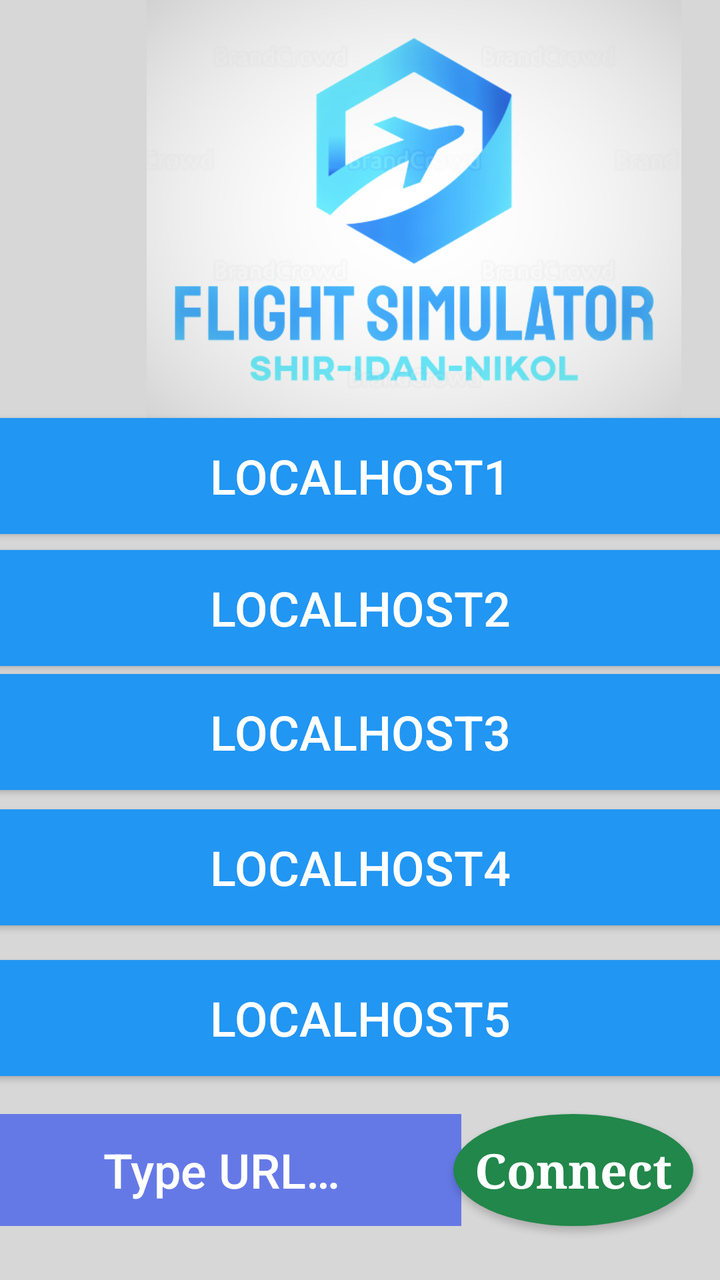
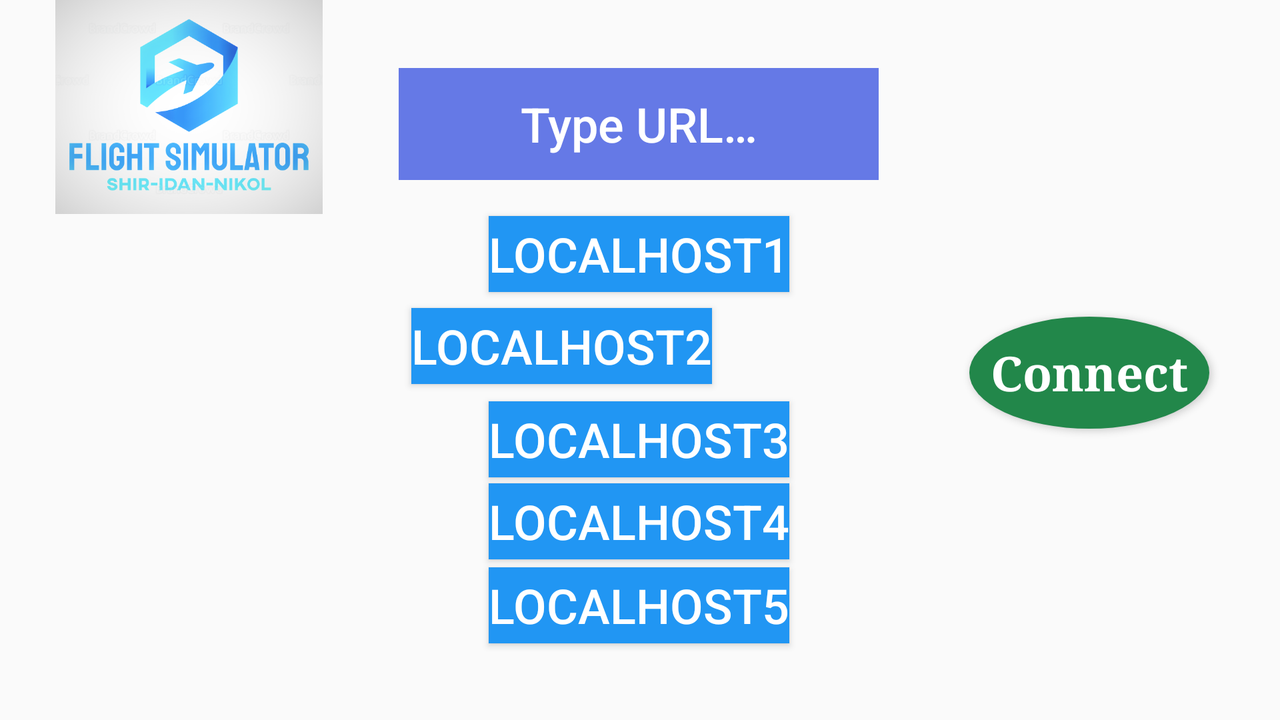

Two renders of one Android screen. The first uses the default layout on a phone; the second uses the alternative layout the repository ships for a different screen configuration, on a matching device. The two XML files are below.
<!-- AndroidManifest.xml: application theme AppTheme -->
<!-- res/layout/activity_main.xml -->
<?xml version="1.0" encoding="utf-8"?>
<androidx.constraintlayout.widget.ConstraintLayout xmlns:android="http://schemas.android.com/apk/res/android"
    xmlns:app="http://schemas.android.com/apk/res-auto"
    xmlns:tools="http://schemas.android.com/tools"
    android:layout_width="match_parent"
    android:layout_height="match_parent"
    android:background="		#d7d7d7"
    app:layout_constraintCircleAngle="150"
    tools:context=".MainActivity">

    <Button
        android:id="@+id/connectButton"
        android:layout_width="120dp"
        android:layout_height="56dp"
        android:background="@drawable/round_button"
        android:fontFamily="serif"
        android:gravity="center_vertical|center_horizontal"
        android:lineSpacingExtra="8sp"
        android:text="@string/connect"
        android:textAppearance="@style/TextAppearance.AppCompat.Large"
        android:textColor="#FFFFFF"
        android:textSize="24sp"
        android:textStyle="bold"
        app:layout_constraintBottom_toBottomOf="parent"
        app:layout_constraintCircleAngle="80"
        app:layout_constraintEnd_toEndOf="parent"
        app:layout_constraintHorizontal_bias="0.945"
        app:layout_constraintRight_toRightOf="parent"
        app:layout_constraintStart_toStartOf="parent"
        app:layout_constraintTop_toTopOf="parent"
        app:layout_constraintVertical_bias="0.954" />

    <EditText
        android:id="@+id/typeUrl"
        android:layout_width="240dp"
        android:layout_height="56dp"
        android:autofillHints=""
        android:background="#6579E6"
        android:contentDescription="@string/type_url"
        android:fontFamily="sans-serif-medium"
        android:gravity="center"
        android:importantForAccessibility="auto"
        android:inputType="textUri|none|textNoSuggestions"
        android:text="@string/type_url"
        android:textColor="#FFFFFF"
        android:textSize="24sp"
        android:visibility="visible"
        app:layout_constraintBottom_toBottomOf="parent"
        app:layout_constraintCircleAngle="100"
        app:layout_constraintEnd_toStartOf="@+id/connectButton"
        app:layout_constraintHorizontal_bias="0.742"
        app:layout_constraintStart_toStartOf="parent"
        app:layout_constraintTop_toTopOf="parent"
        app:layout_constraintVertical_bias="0.954"
        tools:ignore="LabelFor"
        tools:visibility="visible" />

    <ImageView
        android:id="@+id/imageView"
        android:layout_width="414dp"
        android:layout_height="214dp"
        android:contentDescription="@string/logo"
        app:layout_constraintBottom_toBottomOf="parent"
        app:layout_constraintEnd_toEndOf="parent"
        app:layout_constraintHorizontal_bias="0.0"
        app:layout_constraintStart_toStartOf="parent"
        app:layout_constraintTop_toTopOf="parent"
        app:layout_constraintVertical_bias="0.0"
        app:srcCompat="@drawable/large" />

    <RelativeLayout
        android:id="@+id/addresses_confirm_root_view"
        android:layout_width="match_parent"
        android:layout_height="match_parent"
        tools:layout_editor_absoluteX="3dp"
        tools:layout_editor_absoluteY="-38dp" />

    <Button
        android:id="@+id/localHost4"
        android:layout_width="364dp"
        android:layout_height="58dp"
        android:background="#2196F3"
        android:text="@string/localHost4"
        android:textColor="#FFFFFF"
        android:textSize="24sp"
        app:layout_constraintBottom_toBottomOf="parent"
        app:layout_constraintEnd_toEndOf="parent"
        app:layout_constraintHorizontal_bias="0.617"
        app:layout_constraintStart_toStartOf="parent"
        app:layout_constraintTop_toBottomOf="@+id/localHost3"
        app:layout_constraintVertical_bias="0.052"
        tools:visibility="visible" />

    <Button
        android:id="@+id/localHost1"
        android:layout_width="364dp"
        android:layout_height="58dp"
        android:background="#2196F3"
        android:text="@string/localHost1"
        android:textColor="#FFFFFF"
        android:textSize="24sp"
        app:layout_constraintBottom_toBottomOf="parent"
        app:layout_constraintEnd_toEndOf="parent"
        app:layout_constraintHorizontal_bias="0.617"
        app:layout_constraintStart_toStartOf="parent"
        app:layout_constraintTop_toTopOf="parent"
        app:layout_constraintVertical_bias="0.359"
        tools:visibility="visible" />

    <Button
        android:id="@+id/localHost2"
        android:layout_width="364dp"
        android:layout_height="58dp"
        android:layout_marginTop="8dp"
        android:background="#2196F3"
        android:text="@string/localHost2"
        android:textColor="#FFFFFF"
        android:textSize="24sp"
        app:layout_constraintBottom_toBottomOf="parent"
        app:layout_constraintEnd_toEndOf="parent"
        app:layout_constraintHorizontal_bias="0.617"
        app:layout_constraintStart_toStartOf="parent"
        app:layout_constraintTop_toBottomOf="@+id/localHost1"
        app:layout_constraintVertical_bias="0.0"
        tools:visibility="visible" />

    <Button
        android:id="@+id/localHost3"
        android:layout_width="364dp"
        android:layout_height="58dp"
        android:background="#2196F3"
        android:text="@string/localHost3"
        android:textColor="#FFFFFF"
        android:textSize="24sp"
        app:layout_constraintBottom_toBottomOf="parent"
        app:layout_constraintEnd_toEndOf="parent"
        app:layout_constraintHorizontal_bias="0.617"
        app:layout_constraintStart_toStartOf="parent"
        app:layout_constraintTop_toBottomOf="@+id/localHost2"
        app:layout_constraintVertical_bias="0.016"
        tools:visibility="visible" />

    <Button
        android:id="@+id/localHost5"
        android:layout_width="364dp"
        android:layout_height="58dp"
        android:background="#2196F3"
        android:text="@string/localHost5"
        android:textColor="#FFFFFF"
        android:textSize="24sp"
        app:layout_constraintBottom_toBottomOf="parent"
        app:layout_constraintEnd_toEndOf="parent"
        app:layout_constraintHorizontal_bias="0.617"
        app:layout_constraintStart_toStartOf="parent"
        app:layout_constraintTop_toBottomOf="@+id/localHost4"
        app:layout_constraintVertical_bias="0.146"
        tools:visibility="visible" />

</androidx.constraintlayout.widget.ConstraintLayout>
<!-- resources referenced by this layout -->
<resources>
  <!-- drawable large: png bitmap (drawable, 95982 bytes) -->
  <!-- drawable round_button (drawable-v24) -->
  <?xml version="1.0" encoding="utf-8"?>
  <selector xmlns:android="http://schemas.android.com/apk/res/android">
      <item android:state_pressed="true" >
          <shape android:shape="oval">
              <solid android:color="#FFFFFF"/>
              <size android:width="120dp" android:height="120dp"/>
          </shape>
      </item>
      <item android:state_focused="true">
          <shape android:shape="oval">
              <solid android:color="#FFFFFF"/>
              <size android:width="120dp" android:height="120dp"/>
          </shape>
      </item>
      <item >
          <shape android:shape="oval">
              <solid android:color="#22874a"/>
              <size android:width="120dp" android:height="120dp"/>
          </shape>
      </item>
  </selector>
  <string name="connect">Connect</string>
  <string name="localHost1">localHost1</string>
  <string name="localHost2">localHost2</string>
  <string name="localHost3">localHost3</string>
  <string name="localHost4">localHost4</string>
  <string name="localHost5">localHost5</string>
  <string name="logo">logo</string>
  <string name="type_url">Type URL…</string>
  <style name="AppTheme" parent="Theme.AppCompat.Light.DarkActionBar">
          
          <item name="colorPrimary">@color/colorPrimary</item>
          <item name="colorPrimaryDark">@color/colorPrimaryDark</item>
          <item name="colorAccent">@color/colorAccent</item>
      </style>
</resources>
<!-- res/layout-land/activity_main.xml (the repository's variant of the layout above) -->
<!-- drawn on the phone turned sideways -->
<?xml version="1.0" encoding="utf-8"?>
<androidx.constraintlayout.widget.ConstraintLayout xmlns:android="http://schemas.android.com/apk/res/android"
    xmlns:app="http://schemas.android.com/apk/res-auto"
    xmlns:tools="http://schemas.android.com/tools"
    android:layout_width="match_parent"
    android:layout_height="match_parent"
    android:background="@drawable/sky"
    app:layout_constraintCircleAngle="150"
    tools:context=".MainActivity">

    <ImageView
        android:id="@+id/imageView"
        android:layout_width="189dp"
        android:layout_height="107dp"
        android:contentDescription="@string/logo"
        app:layout_constraintBottom_toBottomOf="parent"
        app:layout_constraintEnd_toEndOf="parent"
        app:layout_constraintHorizontal_bias="0.0"
        app:layout_constraintStart_toStartOf="parent"
        app:layout_constraintTop_toTopOf="parent"
        app:layout_constraintVertical_bias="0.0"
        app:srcCompat="@drawable/large" />


    <EditText
        android:id="@+id/typeUrl"
        android:layout_width="240dp"
        android:layout_height="56dp"
        android:autofillHints=""
        android:background="#6579E6"
        android:contentDescription="@string/type_url"
        android:fontFamily="sans-serif-medium"
        android:gravity="center"
        android:importantForAccessibility="auto"
        android:inputType="textUri|none|textNoSuggestions"
        android:text="@string/type_url"
        android:textColor="#FFFFFF"
        android:textSize="24sp"
        android:visibility="visible"
        app:layout_constraintBottom_toBottomOf="parent"
        app:layout_constraintCircleAngle="100"
        app:layout_constraintEnd_toEndOf="parent"
        app:layout_constraintHorizontal_bias="0.498"
        app:layout_constraintStart_toStartOf="parent"
        app:layout_constraintTop_toTopOf="parent"
        app:layout_constraintVertical_bias="0.112"
        tools:ignore="LabelFor"
        tools:visibility="visible" />

    <Button
        android:id="@+id/localHost1"
        android:layout_width="wrap_content"
        android:layout_height="38dp"
        android:background="#2196F3"
        android:text="@string/localHost1"
        android:textColor="#FFFFFF"
        android:textSize="24sp"
        app:layout_constraintBottom_toBottomOf="parent"
        app:layout_constraintEnd_toEndOf="parent"
        app:layout_constraintHorizontal_bias="0.499"
        app:layout_constraintStart_toStartOf="parent"
        app:layout_constraintTop_toTopOf="parent"
        app:layout_constraintVertical_bias="0.335"
        tools:visibility="visible" />

    <Button
        android:id="@+id/localHost2"
        android:layout_width="wrap_content"
        android:layout_height="38dp"
        android:layout_marginTop="8dp"
        android:layout_marginEnd="284dp"
        android:layout_marginRight="284dp"
        android:background="#2196F3"
        android:text="@string/localHost2"
        android:textColor="#FFFFFF"
        android:textSize="24sp"
        app:layout_constraintEnd_toEndOf="parent"
        app:layout_constraintHorizontal_bias="0.501"
        app:layout_constraintTop_toBottomOf="@+id/localHost1"
        app:layout_constraintVertical_bias="0.011"
        tools:visibility="visible" />

    <Button
        android:id="@+id/localHost3"
        android:layout_width="wrap_content"
        android:layout_height="38dp"
        android:background="#2196F3"
        android:text="@string/localHost3"
        android:textColor="#FFFFFF"
        android:textSize="24sp"
        app:layout_constraintBottom_toBottomOf="parent"
        app:layout_constraintEnd_toEndOf="parent"
        app:layout_constraintHorizontal_bias="0.499"
        app:layout_constraintStart_toStartOf="parent"
        app:layout_constraintTop_toBottomOf="@+id/localHost2"
        app:layout_constraintVertical_bias="0.067"
        tools:visibility="visible" />

    <Button
        android:id="@+id/localHost4"
        android:layout_width="wrap_content"
        android:layout_height="38dp"
        android:background="#2196F3"
        android:text="@string/localHost4"
        android:textColor="#FFFFFF"
        android:textSize="24sp"
        app:layout_constraintBottom_toBottomOf="parent"
        app:layout_constraintEnd_toEndOf="parent"
        app:layout_constraintHorizontal_bias="0.499"
        app:layout_constraintStart_toStartOf="parent"
        app:layout_constraintTop_toBottomOf="@+id/localHost3"
        app:layout_constraintVertical_bias="0.035"
        tools:visibility="visible" />

    <Button
        android:id="@+id/localHost5"
        android:layout_width="wrap_content"
        android:layout_height="38dp"
        android:layout_marginTop="4dp"
        android:background="#2196F3"
        android:text="@string/localHost5"
        android:textColor="#FFFFFF"
        android:textSize="24sp"
        app:layout_constraintEnd_toEndOf="parent"
        app:layout_constraintHorizontal_bias="0.499"
        app:layout_constraintStart_toStartOf="parent"
        app:layout_constraintTop_toBottomOf="@+id/localHost4"
        app:layout_constraintVertical_bias="0.054"
        tools:visibility="visible" />

    <Button
        android:id="@+id/connectButton"
        android:layout_width="120dp"
        android:layout_height="56dp"
        android:background="@drawable/round_button"
        android:fontFamily="serif"
        android:gravity="center_vertical|center_horizontal"
        android:lineSpacingExtra="8sp"
        android:text="@string/connect"
        android:textAppearance="@style/TextAppearance.AppCompat.Large"
        android:textColor="#FFFFFF"
        android:textSize="24sp"
        android:textStyle="bold"
        app:layout_constraintBottom_toBottomOf="parent"
        app:layout_constraintCircleAngle="80"
        app:layout_constraintEnd_toEndOf="parent"
        app:layout_constraintHorizontal_bias="0.932"
        app:layout_constraintStart_toStartOf="parent"
        app:layout_constraintTop_toTopOf="parent"
        app:layout_constraintVertical_bias="0.521" />

</androidx.constraintlayout.widget.ConstraintLayout>
